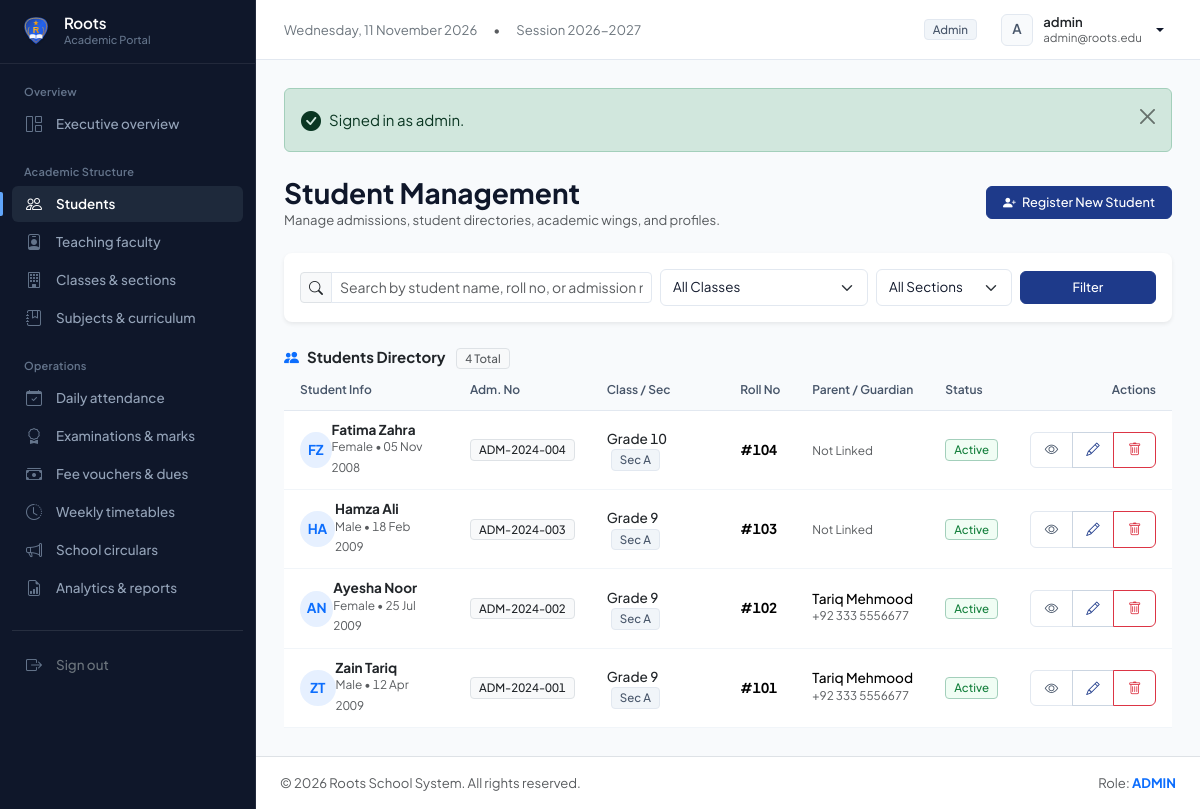
The app's page /admin/students.php (signed in) with its own data.
### tables this page shows
CREATE TABLE `students` (
    `id` INT AUTO_INCREMENT PRIMARY KEY,
    `user_id` INT NOT NULL UNIQUE,
    `admission_no` VARCHAR(30) NOT NULL UNIQUE,
    `roll_no` VARCHAR(30) NOT NULL,
    `class_id` INT NOT NULL,
    `section_id` INT NOT NULL,
    `parent_id` INT DEFAULT NULL,
    `first_name` VARCHAR(50) NOT NULL,
    `last_name` VARCHAR(50) NOT NULL,
    `gender` ENUM('Male', 'Female', 'Other') NOT NULL,
    `dob` DATE NOT NULL,
    `admission_date` DATE NOT NULL,
    `phone` VARCHAR(25) DEFAULT NULL,
    `address` TEXT DEFAULT NULL,
    `photo` VARCHAR(255) DEFAULT 'default_avatar.png',
    `status` ENUM('active', 'inactive', 'graduated') NOT NULL DEFAULT 'active',
    `created_at` TIMESTAMP DEFAULT CURRENT_TIMESTAMP,
    FOREIGN KEY (`user_id`) REFERENCES `users`(`id`) ON DELETE CASCADE,
    FOREIGN KEY (`class_id`) REFERENCES `classes`(`id`) ON DELETE RESTRICT,
    FOREIGN KEY (`section_id`) REFERENCES `sections`(`id`) ON DELETE RESTRICT,
    FOREIGN KEY (`parent_id`) REFERENCES `parents`(`id`) ON DELETE SET NULL,
    INDEX `idx_class_section` (`class_id`, `section_id`)
);

CREATE TABLE `classes` (
    `id` INT AUTO_INCREMENT PRIMARY KEY,
    `class_name` VARCHAR(50) NOT NULL,
    `numeric_level` INT NOT NULL,
    `created_at` TIMESTAMP DEFAULT CURRENT_TIMESTAMP
);

CREATE TABLE `sections` (
    `id` INT AUTO_INCREMENT PRIMARY KEY,
    `class_id` INT NOT NULL,
    `section_name` VARCHAR(10) NOT NULL,
    `room_no` VARCHAR(20) DEFAULT NULL,
    `capacity` INT DEFAULT 40,
    FOREIGN KEY (`class_id`) REFERENCES `classes`(`id`) ON DELETE CASCADE,
    UNIQUE KEY `unique_class_section` (`class_id`, `section_name`)
);

CREATE TABLE `parents` (
    `id` INT AUTO_INCREMENT PRIMARY KEY,
    `user_id` INT NOT NULL UNIQUE,
    `father_name` VARCHAR(100) NOT NULL,
    `mother_name` VARCHAR(100) DEFAULT NULL,
    `phone` VARCHAR(25) NOT NULL,
    `email` VARCHAR(100) NOT NULL,
    `occupation` VARCHAR(100) DEFAULT NULL,
    `address` TEXT DEFAULT NULL,
    `created_at` TIMESTAMP DEFAULT CURRENT_TIMESTAMP,
    FOREIGN KEY (`user_id`) REFERENCES `users`(`id`) ON DELETE CASCADE
);

### admin/students.php (the view, shortened to what this page needs)
<?php
require_once __DIR__ . '/../includes/header.php';
$pdo = getDB();
$searchKeyword = trim($_GET['search'] ?? '');
$whereClauses = ["1=1"];
$queryParams = [];
$whereSql = implode(' AND ', $whereClauses);
$page = max(1, (int)($_GET['page'] ?? 1));
$limit = 10;
$offset = ($page - 1) * $limit;
$countStmt = $pdo->prepare("SELECT COUNT(*) FROM students s WHERE {$whereSql}");
$countStmt->execute($queryParams);
$totalRecords = $countStmt->fetchColumn();
$query = "
    SELECT s.*, c.class_name, sec.section_name, p.father_name, p.phone as parent_phone
    FROM students s
    LEFT JOIN classes c ON s.class_id = c.id
    LEFT JOIN sections sec ON s.section_id = sec.id
    LEFT JOIN parents p ON s.parent_id = p.id
    WHERE {$whereSql}
    ORDER BY s.id DESC
    LIMIT {$limit} OFFSET {$offset}
";
$studentsStmt = $pdo->prepare($query);
$studentsStmt->execute($queryParams);
$studentsList = $studentsStmt->fetchAll();
?>
<div class="d-flex flex-column flex-sm-row justify-content-between align-items-sm-center gap-2 mb-4">
    <div>
        <h3 class="fw-bold text-navy mb-0">Student Management</h3>
        <p class="text-muted small mb-0">Manage admissions, student directories, academic wings, and profiles.</p>
    </div>
    <button class="btn btn-primary btn-sm px-3 shadow-sm" data-bs-toggle="modal" data-bs-target="#addStudentModal">
        <i class="bi bi-person-plus-fill me-1"></i> Register New Student
    </button>
</div>
<div class="card border-0 shadow-sm p-3 mb-4">
    <form method="GET" action="" class="row g-2 align-items-center">
        <div class="col-12 col-md-5">
            <div class="input-group input-group-sm">
                <span class="input-group-text bg-light"><i class="bi bi-search"></i></span>
                <input type="text" name="search" class="form-control" placeholder="Search by student name, roll no, or admission no..." value="<?php echo htmlspecialchars($searchKeyword); ?>">
            </div>
        </div>
        <div class="col-6 col-md-3">
            <select name="class_id" class="form-select form-select-sm" id="filterClassSelect">
                <option value="">All Classes</option>
            </select>
        </div>
        <div class="col-6 col-md-2">
            <select name="section_id" class="form-select form-select-sm">
                <option value="">All Sections</option>
            </select>
        </div>
        <div class="col-12 col-md-2 d-flex gap-1">
            <button type="submit" class="btn btn-primary btn-sm flex-fill">Filter</button>
        </div>
    </form>
</div>
<div class="content-card">
    <div class="content-card-header">
        <span class="fw-bold text-dark">
            <i class="bi bi-people-fill text-primary me-2"></i>Students Directory
            <span class="badge bg-light text-muted border ms-2"><?php echo $totalRecords; ?> Total</span>
        </span>
    </div>
    <div class="table-responsive">
        <table class="table table-custom table-hover align-middle mb-0">
            <thead>
                <tr>
                    <th>Student Info</th>
                    <th>Adm. No</th>
                    <th>Class / Sec</th>
                    <th>Roll No</th>
                    <th>Parent / Guardian</th>
                    <th>Status</th>
                    <th class="text-end">Actions</th>
                </tr>
            </thead>
            <tbody>
                <?php if (!empty($studentsList)): ?>
                    <?php foreach ($studentsList as $st): ?>
                        <tr>
                            <td>
                                <div class="d-flex align-items-center gap-2.5">
                                    <div class="rounded-circle bg-primary bg-opacity-10 text-primary fw-bold d-flex align-items-center justify-content-center" style="width: 36px; height: 36px; font-size: 0.85rem;">
                                        <?php echo strtoupper(substr($st['first_name'], 0, 1) . substr($st['last_name'], 0, 1)); ?>
                                    </div>
                                    <div>
                                        <div class="fw-bold text-dark lh-1"><?php echo htmlspecialchars($st['first_name'] . ' ' . $st['last_name']); ?></div>
                                        <small class="text-muted"><?php echo htmlspecialchars($st['gender']); ?> &bull; <?php echo formatDate($st['dob']); ?></small>
                                    </div>
                                </div>
                            </td>
                            <td><span class="badge bg-light text-dark border"><?php echo htmlspecialchars($st['admission_no']); ?></span></td>
                            <td>
                                <span class="fw-medium text-dark"><?php echo htmlspecialchars($st['class_name'] ?? 'N/A'); ?></span>
                                <span class="badge bg-secondary-subtle text-secondary ms-1">Sec <?php echo htmlspecialchars($st['section_name'] ?? '-'); ?></span>
                            </td>
                            <td><strong>#<?php echo htmlspecialchars($st['roll_no']); ?></strong></td>
                            <td>
                                <?php if (!empty($st['father_name'])): ?>
                                    <div class="lh-1 fw-medium"><?php echo htmlspecialchars($st['father_name']); ?></div>
                                    <small class="text-muted"><?php echo htmlspecialchars($st['parent_phone'] ?? ''); ?></small>
                                <?php else: ?>
                                    <span class="text-muted small">Not Linked</span>
                                <?php endif; ?>
                            </td>
                            <td>
                                <?php if ($st['status'] === 'active'): ?>
                                    <span class="badge bg-success-subtle text-success border border-success-subtle">Active</span>
                                <?php else: ?>
                                    <span class="badge bg-secondary-subtle text-secondary">Inactive</span>
                                <?php endif; ?>
                            </td>
                            <td class="text-end">
                                <div class="btn-group btn-group-sm">
                                    <a href="<?php echo BASE_URL; ?>admin/student_view.php?id=<?php echo $st['id']; ?>" class="btn btn-outline-secondary" title="View Profile">
                                        <i class="bi bi-eye"></i>
                                    </a>
                                    <button class="btn btn-outline-primary edit-student-btn"
                                            data-id="<?php echo $st['id']; ?>"
                                            data-first="<?php echo htmlspecialchars($st['first_name']); ?>"
                                            data-last="<?php echo htmlspecialchars($st['last_name']); ?>"
                                            data-gender="<?php echo $st['gender']; ?>"
                                            data-dob="<?php echo $st['dob']; ?>"
                                            data-roll="<?php echo htmlspecialchars($st['roll_no']); ?>"
                                            data-class="<?php echo $st['class_id']; ?>"
                                            data-section="<?php echo $st['section_id']; ?>"
                                            data-parent="<?php echo $st['parent_id']; ?>"
                                            data-phone="<?php echo htmlspecialchars($st['phone'] ?? ''); ?>"
                                            data-address="<?php echo htmlspecialchars($st['address'] ?? ''); ?>"
                                            data-status="<?php echo $st['status']; ?>"
                                            title="Edit Student">
                                        <i class="bi bi-pencil"></i>
                                    </button>
                                    <button class="btn btn-outline-danger delete-student-btn"
                                            data-id="<?php echo $st['id']; ?>"
                                            data-name="<?php echo htmlspecialchars($st['first_name'] . ' ' . $st['last_name']); ?>"
                                            title="Delete Student">
                                        <i class="bi bi-trash"></i>
                                    </button>
                                </div>
                            </td>
                        </tr>
                    <?php endforeach; ?>
                <?php endif; ?>
            </tbody>
        </table>
    </div>
</div>
<?php require_once __DIR__ . '/../includes/footer.php'; ?>

### assets/css/dashboard.css (style rules this page uses)
:root { --accent: #1e3a8a; --accent-hover: #172554; --accent-subtle: #f0f4fc; --surface-bg: #f8fafc; --surface-card: #ffffff; --surface-card-subtle: #f8fafc; --surface-sidebar: #0f172a; --surface-sidebar-hover: #1e293b; --surface-sidebar-active: #1e293b; --border-light: #e2e8f0; --border-subtle: #edf2f7; --border-sidebar: rgba(255, 255, 255, 0.08); --text-primary: #0f172a; --text-secondary: #475569; --text-muted: #64748b; --text-sidebar: #94a3b8; --text-sidebar-bright: #f8fafc; --success: #15803d; --success-bg: #f0fdf4; --success-border: #bbf7d0; --warning: #b45309; --warning-bg: #fffbeb; --warning-border: #fde68a; --danger: #b91c1c; --danger-bg: #fef2f2; --danger-border: #fecaca; --info: #0369a1; --info-bg: #f0f9ff; --info-border: #bae6fd; --radius-sm: 6px; --radius-md: 8px; --radius-lg: 10px; --shadow-sm: 0 1px 2px 0 rgba(15, 23, 42, 0.04); --shadow-md: 0 4px 6px -1px rgba(15, 23, 42, 0.05), 0 2px 4px -2px rgba(15, 23, 42, 0.03); }
*, *::before, *::after { box-sizing: border-box; }
body { font-family: 'Plus Jakarta Sans', -apple-system, BlinkMacSystemFont, "Segoe UI", Roboto, sans-serif; background-color: var(--surface-bg); color: var(--text-primary); font-size: 0.9375rem; line-height: 1.5; -webkit-font-smoothing: antialiased; -moz-osx-font-smoothing: grayscale; min-height: 100vh; }
.tabular-nums, .stat-value, .table td, .table th, .badge { font-variant-numeric: tabular-nums; font-feature-settings: "tnum" 1; }
.card { background: var(--surface-card); border: 1px solid var(--border-light); border-radius: var(--radius-md); box-shadow: var(--shadow-sm); }
.btn { font-size: 0.84rem; font-weight: 500; border-radius: var(--radius-sm); padding: 0.45rem 0.85rem; transition: background-color 0.15s ease, border-color 0.15s ease, color 0.15s ease; box-shadow: none !important; }
.btn-primary { background-color: var(--accent); border-color: var(--accent); color: #ffffff; }
.btn-outline-primary { color: var(--accent); border-color: #cbd5e1; background: transparent; }
.btn-outline-secondary { color: var(--text-secondary); border-color: var(--border-light); background: #ffffff; }
.btn-sm { padding: 0.35rem 0.65rem; font-size: 0.8rem; }
.form-control, .form-select { font-size: 0.84rem; border: 1px solid var(--border-light); border-radius: var(--radius-sm); padding: 0.45rem 0.75rem; color: var(--text-primary); background-color: #ffffff; box-shadow: none !important; }
.table { color: var(--text-primary); border-color: var(--border-light); font-size: 0.85rem; }
.table th { background-color: #f8fafc; color: var(--text-secondary); font-size: 0.75rem; font-weight: 600; text-transform: capitalize; border-bottom: 1px solid var(--border-light); padding: 0.7rem 1rem; white-space: nowrap; }
.table td { padding: 0.75rem 1rem; vertical-align: middle; border-bottom: 1px solid #f1f5f9; }
.badge { font-weight: 500; font-size: 0.72rem; padding: 0.25rem 0.5rem; border-radius: 4px; letter-spacing: 0; }
.badge.bg-success-subtle { background-color: var(--success-bg) !important; color: var(--success) !important; border: 1px solid var(--success-border); }
.badge.bg-secondary-subtle { background-color: #f1f5f9 !important; color: #475569 !important; border: 1px solid var(--border-light); }

### records on screen
students: first_name+last_name "FZ", first_name+last_name "Fatima Zahra", gender "Female", dob "05 Nov 2008", admission_no "ADM-2024-004", class.class_name "Grade 10", section.section_name "A", roll_no "104", shows "Not Linked", status "Active"
students: first_name+last_name "HA", first_name+last_name "Hamza Ali", gender "Male", dob "18 Feb 2009", admission_no "ADM-2024-003", class.class_name "Grade 9", section.section_name "A", roll_no "103", shows "Not Linked", status "Active"
students: first_name+last_name "AN", first_name+last_name "Ayesha Noor", gender "Female", dob "25 Jul 2009", admission_no "ADM-2024-002", class.class_name "Grade 9", section.section_name "A", roll_no "102", parent.father_name "Tariq Mehmood", parent.phone "+92 333 5556677", status "Active"
students: first_name+last_name "ZT", first_name+last_name "Zain Tariq", gender "Male", dob "12 Apr 2009", admission_no "ADM-2024-001", class.class_name "Grade 9", section.section_name "A", roll_no "101", parent.father_name "Tariq Mehmood", parent.phone "+92 333 5556677", status "Active"

### other values on screen
APP_SHORT_NAME "Roots"
APP_YEAR "2026-2027"
$currentUser['role'] "Admin"
substr($currentUser['name'] ?? $currentUser['username'], 0, 1) "A"
$currentUser['name'] "admin"
$currentUser['email'] "admin@roots.edu"
$msg "Signed in as admin."
$totalRecords "4"
APP_NAME "Roots School System"
$currentUser['role'] "ADMIN"
